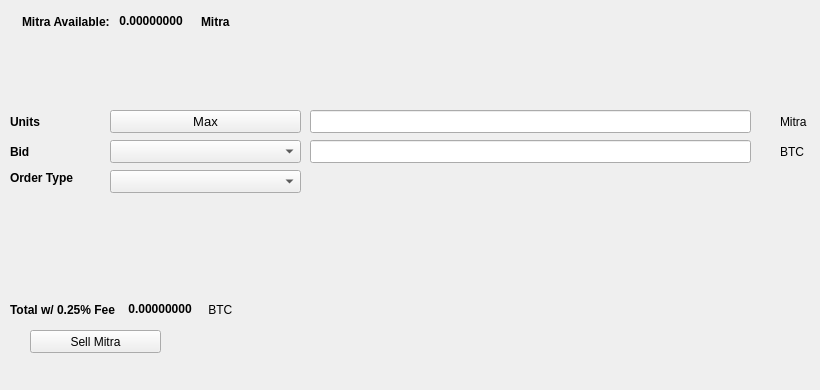
   <widget class="QWidget" name="SellTab">
    <attribute name="title">
     <string>Sell</string>
    </attribute>
    <widget class="QLabel" name="label_16">
     <property name="geometry">
      <rect>
       <x>780</x>
       <y>140</y>
       <width>31</width>
       <height>23</height>
      </rect>
     </property>
     <property name="text">
      <string>BTC</string>
     </property>
    </widget>
    <widget class="QComboBox" name="SellBidcomboBox">
     <property name="geometry">
      <rect>
       <x>110</x>
       <y>140</y>
       <width>191</width>
       <height>23</height>
      </rect>
     </property>
     <property name="font">
      <font>
       <pointsize>10</pointsize>
      </font>
     </property>
    </widget>
    <widget class="QLabel" name="label_18">
     <property name="geometry">
      <rect>
       <x>10</x>
       <y>110</y>
       <width>46</width>
       <height>23</height>
      </rect>
     </property>
     <property name="font">
      <font>
       <weight>75</weight>
       <bold>true</bold>
      </font>
     </property>
     <property name="text">
      <string>Units</string>
     </property>
    </widget>
    <widget class="QPushButton" name="Sell_Max_Amount">
     <property name="geometry">
      <rect>
       <x>110</x>
       <y>110</y>
       <width>191</width>
       <height>23</height>
      </rect>
     </property>
     <property name="font">
      <font>
       <pointsize>10</pointsize>
      </font>
     </property>
     <property name="text">
      <string>Max</string>
     </property>
    </widget>
    <widget class="QLabel" name="label_20">
     <property name="geometry">
      <rect>
       <x>10</x>
       <y>170</y>
       <width>91</width>
       <height>16</height>
      </rect>
     </property>
     <property name="font">
      <font>
       <weight>75</weight>
       <bold>true</bold>
      </font>
     </property>
     <property name="text">
      <string>Order Type</string>
     </property>
    </widget>
    <widget class="QComboBox" name="SellOrdertypeCombo">
     <property name="geometry">
      <rect>
       <x>110</x>
       <y>170</y>
       <width>191</width>
       <height>23</height>
      </rect>
     </property>
     <property name="font">
      <font>
       <pointsize>10</pointsize>
      </font>
     </property>
    </widget>
    <widget class="QLabel" name="label_21">
     <property name="geometry">
      <rect>
       <x>10</x>
       <y>140</y>
       <width>46</width>
       <height>23</height>
      </rect>
     </property>
     <property name="font">
      <font>
       <weight>75</weight>
       <bold>true</bold>
      </font>
     </property>
     <property name="text">
      <string>Bid</string>
     </property>
    </widget>
    <widget class="QLabel" name="label_22">
     <property name="geometry">
      <rect>
       <x>780</x>
       <y>110</y>
       <width>31</width>
       <height>23</height>
      </rect>
     </property>
     <property name="text">
      <string>Mitra</string>
     </property>
    </widget>
    <widget class="QLineEdit" name="UnitsInputMitra">
     <property name="geometry">
      <rect>
       <x>310</x>
       <y>110</y>
       <width>441</width>
       <height>23</height>
      </rect>
     </property>
     <property name="font">
      <font>
       <pointsize>9</pointsize>
       <weight>75</weight>
       <bold>true</bold>
      </font>
     </property>
    </widget>
    <widget class="QLineEdit" name="SellBidPriceEdit">
     <property name="geometry">
      <rect>
       <x>310</x>
       <y>140</y>
       <width>441</width>
       <height>23</height>
      </rect>
     </property>
     <property name="font">
      <font>
       <pointsize>9</pointsize>
       <weight>75</weight>
       <bold>true</bold>
      </font>
     </property>
    </widget>
    <widget class="QPushButton" name="SellMitraBTN">
     <property name="geometry">
      <rect>
       <x>30</x>
       <y>330</y>
       <width>131</width>
       <height>23</height>
      </rect>
     </property>
     <property name="text">
      <string>Sell Mitra</string>
     </property>
     <property name="icon">
      <iconset resource="../mitra">
       <normaloff>:/icons/bitcoin</normaloff>:/icons/bitcoin</iconset>
     </property>
    </widget>
    <widget class="QWidget" name="layoutWidget3">
     <property name="geometry">
      <rect>
       <x>22</x>
       <y>12</y>
       <width>258</width>
       <height>19</height>
      </rect>
     </property>
     <layout class="QHBoxLayout" name="horizontalLayout">
      <item>
       <widget class="QLabel" name="label232_2">
        <property name="font">
         <font>
          <weight>75</weight>
          <bold>true</bold>
         </font>
        </property>
        <property name="text">
         <string>Mitra Available:</string>
        </property>
       </widget>
      </item>
      <item>
       <widget class="QLabel" name="MitraAvailableLabel">
        <property name="palette">
         <palette>
          <active>
           <colorrole role="WindowText">
            <brush brushstyle="SolidPattern">
             <color alpha="255">
              <red>0</red>
              <green>0</green>
              <blue>0</blue>
             </color>
            </brush>
           </colorrole>
           <colorrole role="Button">
            <brush brushstyle="SolidPattern">
             <color alpha="255">
              <red>0</red>
              <green>170</green>
              <blue>0</blue>
             </color>
            </brush>
           </colorrole>
           <colorrole role="Light">
            <brush brushstyle="SolidPattern">
             <color alpha="255">
              <red>0</red>
              <green>255</green>
              <blue>0</blue>
             </color>
            </brush>
           </colorrole>
           <colorrole role="Midlight">
            <brush brushstyle="SolidPattern">
             <color alpha="255">
              <red>0</red>
              <green>212</green>
              <blue>0</blue>
             </color>
            </brush>
           </colorrole>
           <colorrole role="Dark">
            <brush brushstyle="SolidPattern">
             <color alpha="255">
              <red>0</red>
              <green>85</green>
              <blue>0</blue>
             </color>
            </brush>
           </colorrole>
           <colorrole role="Mid">
            <brush brushstyle="SolidPattern">
             <color alpha="255">
              <red>0</red>
              <green>113</green>
              <blue>0</blue>
             </color>
            </brush>
           </colorrole>
           <colorrole role="Text">
            <brush brushstyle="SolidPattern">
             <color alpha="255">
              <red>0</red>
              <green>170</green>
              <blue>0</blue>
             </color>
            </brush>
           </colorrole>
           <colorrole role="BrightText">
            <brush brushstyle="SolidPattern">
             <color alpha="255">
              <red>255</red>
              <green>255</green>
              <blue>255</blue>
             </color>
            </brush>
           </colorrole>
           <colorrole role="ButtonText">
            <brush brushstyle="SolidPattern">
             <color alpha="255">
              <red>0</red>
              <green>0</green>
              <blue>0</blue>
             </color>
            </brush>
           </colorrole>
           <colorrole role="Base">
            <brush brushstyle="SolidPattern">
             <color alpha="255">
              <red>255</red>
              <green>255</green>
              <blue>255</blue>
             </color>
            </brush>
           </colorrole>
           <colorrole role="Window">
            <brush brushstyle="SolidPattern">
             <color alpha="255">
              <red>0</red>
              <green>170</green>
              <blue>0</blue>
             </color>
            </brush>
           </colorrole>
           <colorrole role="Shadow">
            <brush brushstyle="SolidPattern">
             <color alpha="255">
              <red>0</red>
              <green>0</green>
              <blue>0</blue>
             </color>
            </brush>
           </colorrole>
           <colorrole role="AlternateBase">
            <brush brushstyle="SolidPattern">
             <color alpha="255">
              <red>127</red>
              <green>212</green>
              <blue>127</blue>
             </color>
            </brush>
           </colorrole>
           <colorrole role="ToolTipBase">
            <brush brushstyle="SolidPattern">
             <color alpha="255">
              <red>255</red>
              <green>255</green>
              <blue>220</blue>
             </color>
            </brush>
           </colorrole>
           <colorrole role="ToolTipText">
            <brush brushstyle="SolidPattern">
             <color alpha="255">
              <red>0</red>
              <green>0</green>
              <blue>0</blue>
             </color>
            </brush>
           </colorrole>
          </active>
          <inactive>
           <colorrole role="WindowText">
            <brush brushstyle="SolidPattern">
             <color alpha="255">
              <red>0</red>
              <green>0</green>
              <blue>0</blue>
             </color>
            </brush>
           </colorrole>
           <colorrole role="Button">
            <brush brushstyle="SolidPattern">
             <color alpha="255">
              <red>0</red>
              <green>170</green>
              <blue>0</blue>
             </color>
            </brush>
           </colorrole>
           <colorrole role="Light">
            <brush brushstyle="SolidPattern">
             <color alpha="255">
              <red>0</red>
              <green>255</green>
              <blue>0</blue>
             </color>
            </brush>
           </colorrole>
           <colorrole role="Midlight">
            <brush brushstyle="SolidPattern">
             <color alpha="255">
              <red>0</red>
              <green>212</green>
              <blue>0</blue>
             </color>
            </brush>
           </colorrole>
           <colorrole role="Dark">
            <brush brushstyle="SolidPattern">
             <color alpha="255">
              <red>0</red>
              <green>85</green>
              <blue>0</blue>
             </color>
            </brush>
           </colorrole>
           <colorrole role="Mid">
            <brush brushstyle="SolidPattern">
             <color alpha="255">
              <red>0</red>
              <green>113</green>
              <blue>0</blue>
             </color>
            </brush>
           </colorrole>
           <colorrole role="Text">
            <brush brushstyle="SolidPattern">
             <color alpha="255">
              <red>0</red>
              <green>170</green>
              <blue>0</blue>
             </color>
            </brush>
           </colorrole>
           <colorrole role="BrightText">
            <brush brushstyle="SolidPattern">
             <color alpha="255">
              <red>255</red>
              <green>255</green>
              <blue>255</blue>
             </color>
            </brush>
           </colorrole>
           <colorrole role="ButtonText">
            <brush brushstyle="SolidPattern">
             <color alpha="255">
              <red>0</red>
              <green>0</green>
              <blue>0</blue>
             </color>
            </brush>
           </colorrole>
           <colorrole role="Base">
            <brush brushstyle="SolidPattern">
             <color alpha="255">
              <red>255</red>
              <green>255</green>
              <blue>255</blue>
             </color>
            </brush>
           </colorrole>
           <colorrole role="Window">
            <brush brushstyle="SolidPattern">
             <color alpha="255">
              <red>0</red>
              <green>170</green>
              <blue>0</blue>
             </color>
            </brush>
           </colorrole>
           <colorrole role="Shadow">
            <brush brushstyle="SolidPattern">
             <color alpha="255">
              <red>0</red>
              <green>0</green>
              <blue>0</blue>
             </color>
            </brush>
           </colorrole>
           <colorrole role="AlternateBase">
            <brush brushstyle="SolidPattern">
             <color alpha="255">
              <red>127</red>
              <green>212</green>
              <blue>127</blue>
             </color>
            </brush>
           </colorrole>
           <colorrole role="ToolTipBase">
            <brush brushstyle="SolidPattern">
             <color alpha="255">
              <red>255</red>
              <green>255</green>
              <blue>220</blue>
             </color>
            </brush>
           </colorrole>
           <colorrole role="ToolTipText">
            <brush brushstyle="SolidPattern">
             <color alpha="255">
              <red>0</red>
              <green>0</green>
              <blue>0</blue>
             </color>
            </brush>
           </colorrole>
          </inactive>
          <disabled>
           <colorrole role="WindowText">
            <brush brushstyle="SolidPattern">
             <color alpha="255">
              <red>0</red>
              <green>85</green>
              <blue>0</blue>
             </color>
            </brush>
           </colorrole>
           <colorrole role="Button">
            <brush brushstyle="SolidPattern">
             <color alpha="255">
              <red>0</red>
              <green>170</green>
              <blue>0</blue>
             </color>
            </brush>
           </colorrole>
           <colorrole role="Light">
            <brush brushstyle="SolidPattern">
             <color alpha="255">
              <red>0</red>
              <green>255</green>
              <blue>0</blue>
             </color>
            </brush>
           </colorrole>
           <colorrole role="Midlight">
            <brush brushstyle="SolidPattern">
             <color alpha="255">
              <red>0</red>
              <green>212</green>
              <blue>0</blue>
             </color>
            </brush>
           </colorrole>
           <colorrole role="Dark">
            <brush brushstyle="SolidPattern">
             <color alpha="255">
              <red>0</red>
              <green>85</green>
              <blue>0</blue>
             </color>
            </brush>
           </colorrole>
           <colorrole role="Mid">
            <brush brushstyle="SolidPattern">
             <color alpha="255">
              <red>0</red>
              <green>113</green>
              <blue>0</blue>
             </color>
            </brush>
           </colorrole>
           <colorrole role="Text">
            <brush brushstyle="SolidPattern">
             <color alpha="255">
              <red>0</red>
              <green>85</green>
              <blue>0</blue>
             </color>
            </brush>
           </colorrole>
           <colorrole role="BrightText">
            <brush brushstyle="SolidPattern">
             <color alpha="255">
              <red>255</red>
              <green>255</green>
              <blue>255</blue>
             </color>
            </brush>
           </colorrole>
           <colorrole role="ButtonText">
            <brush brushstyle="SolidPattern">
             <color alpha="255">
              <red>0</red>
              <green>85</green>
              <blue>0</blue>
             </color>
            </brush>
           </colorrole>
           <colorrole role="Base">
            <brush brushstyle="SolidPattern">
             <color alpha="255">
              <red>0</red>
              <green>170</green>
              <blue>0</blue>
             </color>
            </brush>
           </colorrole>
           <colorrole role="Window">
            <brush brushstyle="SolidPattern">
             <color alpha="255">
              <red>0</red>
              <green>170</green>
              <blue>0</blue>
             </color>
            </brush>
           </colorrole>
           <colorrole role="Shadow">
            <brush brushstyle="SolidPattern">
             <color alpha="255">
              <red>0</red>
              <green>0</green>
              <blue>0</blue>
             </color>
            </brush>
           </colorrole>
           <colorrole role="AlternateBase">
            <brush brushstyle="SolidPattern">
             <color alpha="255">
              <red>0</red>
              <green>170</green>
              <blue>0</blue>
             </color>
            </brush>
           </colorrole>
           <colorrole role="ToolTipBase">
            <brush brushstyle="SolidPattern">
             <color alpha="255">
              <red>255</red>
              <green>255</green>
              <blue>220</blue>
             </color>
            </brush>
           </colorrole>
           <colorrole role="ToolTipText">
            <brush brushstyle="SolidPattern">
             <color alpha="255">
              <red>0</red>
              <green>0</green>
              <blue>0</blue>
             </color>
            </brush>
           </colorrole>
          </disabled>
         </palette>
        </property>
        <property name="font">
         <font>
          <weight>75</weight>
          <bold>true</bold>
         </font>
        </property>
        <property name="text">
         <string> 0.00000000 </string>
        </property>
        <property name="textInteractionFlags">
         <set>Qt::LinksAccessibleByMouse|Qt::TextSelectableByKeyboard|Qt::TextSelectableByMouse</set>
        </property>
       </widget>
      </item>
      <item>
       <widget class="QLabel" name="labelMitra">
        <property name="font">
         <font>
          <weight>75</weight>
          <bold>true</bold>
         </font>
        </property>
        <property name="text">
         <string>Mitra</string>
        </property>
       </widget>
      </item>
     </layout>
    </widget>
    <widget class="QWidget" name="layoutWidget">
     <property name="geometry">
      <rect>
       <x>10</x>
       <y>300</y>
       <width>268</width>
       <height>19</height>
      </rect>
     </property>
     <layout class="QHBoxLayout" name="horizontalLayout_2">
      <item>
       <widget class="QLabel" name="label_19">
        <property name="font">
         <font>
          <weight>75</weight>
          <bold>true</bold>
         </font>
        </property>
        <property name="text">
         <string>Total w/ 0.25% Fee </string>
        </property>
       </widget>
      </item>
      <item>
       <widget class="QLabel" name="SellCostLabel">
        <property name="palette">
         <palette>
          <active>
           <colorrole role="WindowText">
            <brush brushstyle="SolidPattern">
             <color alpha="255">
              <red>0</red>
              <green>0</green>
              <blue>0</blue>
             </color>
            </brush>
           </colorrole>
           <colorrole role="Button">
            <brush brushstyle="SolidPattern">
             <color alpha="255">
              <red>0</red>
              <green>170</green>
              <blue>0</blue>
             </color>
            </brush>
           </colorrole>
           <colorrole role="Light">
            <brush brushstyle="SolidPattern">
             <color alpha="255">
              <red>0</red>
              <green>255</green>
              <blue>0</blue>
             </color>
            </brush>
           </colorrole>
           <colorrole role="Midlight">
            <brush brushstyle="SolidPattern">
             <color alpha="255">
              <red>0</red>
              <green>212</green>
              <blue>0</blue>
             </color>
            </brush>
           </colorrole>
           <colorrole role="Dark">
            <brush brushstyle="SolidPattern">
             <color alpha="255">
              <red>0</red>
              <green>85</green>
              <blue>0</blue>
             </color>
            </brush>
           </colorrole>
           <colorrole role="Mid">
            <brush brushstyle="SolidPattern">
             <color alpha="255">
              <red>0</red>
              <green>113</green>
              <blue>0</blue>
             </color>
            </brush>
           </colorrole>
           <colorrole role="Text">
            <brush brushstyle="SolidPattern">
             <color alpha="255">
              <red>0</red>
              <green>170</green>
              <blue>0</blue>
             </color>
            </brush>
           </colorrole>
           <colorrole role="BrightText">
            <brush brushstyle="SolidPattern">
             <color alpha="255">
              <red>255</red>
              <green>255</green>
              <blue>255</blue>
             </color>
            </brush>
           </colorrole>
           <colorrole role="ButtonText">
            <brush brushstyle="SolidPattern">
             <color alpha="255">
              <red>0</red>
              <green>0</green>
              <blue>0</blue>
             </color>
            </brush>
           </colorrole>
           <colorrole role="Base">
            <brush brushstyle="SolidPattern">
             <color alpha="255">
              <red>255</red>
              <green>255</green>
              <blue>255</blue>
             </color>
            </brush>
           </colorrole>
           <colorrole role="Window">
            <brush brushstyle="SolidPattern">
             <color alpha="255">
              <red>0</red>
              <green>170</green>
              <blue>0</blue>
             </color>
            </brush>
           </colorrole>
           <colorrole role="Shadow">
            <brush brushstyle="SolidPattern">
             <color alpha="255">
              <red>0</red>
              <green>0</green>
              <blue>0</blue>
             </color>
            </brush>
           </colorrole>
           <colorrole role="AlternateBase">
            <brush brushstyle="SolidPattern">
             <color alpha="255">
              <red>127</red>
              <green>212</green>
              <blue>127</blue>
             </color>
            </brush>
           </colorrole>
           <colorrole role="ToolTipBase">
            <brush brushstyle="SolidPattern">
             <color alpha="255">
              <red>255</red>
              <green>255</green>
              <blue>220</blue>
             </color>
            </brush>
           </colorrole>
           <colorrole role="ToolTipText">
            <brush brushstyle="SolidPattern">
             <color alpha="255">
              <red>0</red>
              <green>0</green>
              <blue>0</blue>
             </color>
            </brush>
           </colorrole>
          </active>
          <inactive>
           <colorrole role="WindowText">
            <brush brushstyle="SolidPattern">
             <color alpha="255">
              <red>0</red>
              <green>0</green>
              <blue>0</blue>
             </color>
            </brush>
           </colorrole>
           <colorrole role="Button">
            <brush brushstyle="SolidPattern">
             <color alpha="255">
              <red>0</red>
              <green>170</green>
              <blue>0</blue>
             </color>
            </brush>
           </colorrole>
           <colorrole role="Light">
            <brush brushstyle="SolidPattern">
             <color alpha="255">
              <red>0</red>
              <green>255</green>
              <blue>0</blue>
             </color>
            </brush>
           </colorrole>
           <colorrole role="Midlight">
            <brush brushstyle="SolidPattern">
             <color alpha="255">
              <red>0</red>
              <green>212</green>
              <blue>0</blue>
             </color>
            </brush>
           </colorrole>
           <colorrole role="Dark">
            <brush brushstyle="SolidPattern">
             <color alpha="255">
              <red>0</red>
              <green>85</green>
              <blue>0</blue>
             </color>
            </brush>
           </colorrole>
           <colorrole role="Mid">
            <brush brushstyle="SolidPattern">
             <color alpha="255">
              <red>0</red>
              <green>113</green>
              <blue>0</blue>
             </color>
            </brush>
           </colorrole>
           <colorrole role="Text">
            <brush brushstyle="SolidPattern">
             <color alpha="255">
              <red>0</red>
              <green>170</green>
              <blue>0</blue>
             </color>
            </brush>
           </colorrole>
           <colorrole role="BrightText">
            <brush brushstyle="SolidPattern">
             <color alpha="255">
              <red>255</red>
              <green>255</green>
              <blue>255</blue>
             </color>
            </brush>
           </colorrole>
           <colorrole role="ButtonText">
            <brush brushstyle="SolidPattern">
             <color alpha="255">
              <red>0</red>
              <green>0</green>
              <blue>0</blue>
             </color>
            </brush>
           </colorrole>
           <colorrole role="Base">
            <brush brushstyle="SolidPattern">
             <color alpha="255">
              <red>255</red>
              <green>255</green>
              <blue>255</blue>
             </color>
            </brush>
           </colorrole>
           <colorrole role="Window">
            <brush brushstyle="SolidPattern">
             <color alpha="255">
              <red>0</red>
              <green>170</green>
              <blue>0</blue>
             </color>
            </brush>
           </colorrole>
           <colorrole role="Shadow">
            <brush brushstyle="SolidPattern">
             <color alpha="255">
              <red>0</red>
              <green>0</green>
              <blue>0</blue>
             </color>
            </brush>
           </colorrole>
           <colorrole role="AlternateBase">
            <brush brushstyle="SolidPattern">
             <color alpha="255">
              <red>127</red>
              <green>212</green>
              <blue>127</blue>
             </color>
            </brush>
           </colorrole>
           <colorrole role="ToolTipBase">
            <brush brushstyle="SolidPattern">
             <color alpha="255">
              <red>255</red>
              <green>255</green>
              <blue>220</blue>
             </color>
            </brush>
           </colorrole>
           <colorrole role="ToolTipText">
            <brush brushstyle="SolidPattern">
             <color alpha="255">
              <red>0</red>
              <green>0</green>
              <blue>0</blue>
             </color>
            </brush>
           </colorrole>
          </inactive>
          <disabled>
           <colorrole role="WindowText">
            <brush brushstyle="SolidPattern">
             <color alpha="255">
              <red>0</red>
              <green>85</green>
              <blue>0</blue>
             </color>
            </brush>
           </colorrole>
           <colorrole role="Button">
            <brush brushstyle="SolidPattern">
             <color alpha="255">
              <red>0</red>
              <green>170</green>
              <blue>0</blue>
             </color>
            </brush>
           </colorrole>
           <colorrole role="Light">
            <brush brushstyle="SolidPattern">
             <color alpha="255">
              <red>0</red>
              <green>255</green>
              <blue>0</blue>
             </color>
            </brush>
           </colorrole>
           <colorrole role="Midlight">
            <brush brushstyle="SolidPattern">
             <color alpha="255">
              <red>0</red>
              <green>212</green>
              <blue>0</blue>
             </color>
            </brush>
           </colorrole>
           <colorrole role="Dark">
            <brush brushstyle="SolidPattern">
             <color alpha="255">
              <red>0</red>
              <green>85</green>
              <blue>0</blue>
             </color>
            </brush>
           </colorrole>
           <colorrole role="Mid">
            <brush brushstyle="SolidPattern">
             <color alpha="255">
              <red>0</red>
              <green>113</green>
              <blue>0</blue>
             </color>
            </brush>
           </colorrole>
           <colorrole role="Text">
            <brush brushstyle="SolidPattern">
             <color alpha="255">
              <red>0</red>
              <green>85</green>
              <blue>0</blue>
             </color>
            </brush>
           </colorrole>
           <colorrole role="BrightText">
            <brush brushstyle="SolidPattern">
             <color alpha="255">
              <red>255</red>
              <green>255</green>
              <blue>255</blue>
             </color>
            </brush>
           </colorrole>
           <colorrole role="ButtonText">
            <brush brushstyle="SolidPattern">
             <color alpha="255">
              <red>0</red>
              <green>85</green>
              <blue>0</blue>
             </color>
            </brush>
           </colorrole>
           <colorrole role="Base">
            <brush brushstyle="SolidPattern">
             <color alpha="255">
              <red>0</red>
              <green>170</green>
              <blue>0</blue>
             </color>
            </brush>
           </colorrole>
           <colorrole role="Window">
            <brush brushstyle="SolidPattern">
             <color alpha="255">
              <red>0</red>
              <green>170</green>
              <blue>0</blue>
             </color>
            </brush>
           </colorrole>
           <colorrole role="Shadow">
            <brush brushstyle="SolidPattern">
             <color alpha="255">
              <red>0</red>
              <green>0</green>
              <blue>0</blue>
             </color>
            </brush>
           </colorrole>
           <colorrole role="AlternateBase">
            <brush brushstyle="SolidPattern">
             <color alpha="255">
              <red>0</red>
              <green>170</green>
              <blue>0</blue>
             </color>
            </brush>
           </colorrole>
           <colorrole role="ToolTipBase">
            <brush brushstyle="SolidPattern">
             <color alpha="255">
              <red>255</red>
              <green>255</green>
              <blue>220</blue>
             </color>
            </brush>
           </colorrole>
           <colorrole role="ToolTipText">
            <brush brushstyle="SolidPattern">
             <color alpha="255">
              <red>0</red>
              <green>0</green>
              <blue>0</blue>
             </color>
            </brush>
           </colorrole>
          </disabled>
         </palette>
        </property>
        <property name="font">
         <font>
          <weight>75</weight>
          <bold>true</bold>
         </font>
        </property>
        <property name="autoFillBackground">
         <bool>false</bool>
        </property>
        <property name="text">
         <string> 0.00000000</string>
        </property>
        <property name="textInteractionFlags">
         <set>Qt::LinksAccessibleByMouse|Qt::TextSelectableByMouse</set>
        </property>
       </widget>
      </item>
      <item>
       <widget class="QLabel" name="label_17">
        <property name="font">
         <font>
          <weight>50</weight>
          <bold>false</bold>
         </font>
        </property>
        <property name="text">
         <string> BTC</string>
        </property>
       </widget>
      </item>
     </layout>
    </widget>
    <widget class="QLabel" name="label_23">
     <property name="geometry">
      <rect>
       <x>460</x>
       <y>300</y>
       <width>281</width>
       <height>81</height>
      </rect>
     </property>
     <property name="text">
      <string/>
     </property>
     <property name="pixmap">
      <pixmap>:/images/bittrex</pixmap>
     </property>
    </widget>
   </widget>
